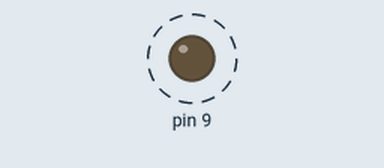
Recording of a sketch running on a simulated Arduino Uno, built with avr-gcc and run on an emulated ATmega328P. Shown: output pins drawn as LEDs (lit = HIGH). Dashed ring = blinking.

Above: at 0.02 s.
Timing chart, 0 to 3.0 s (numbered marks = the images above):
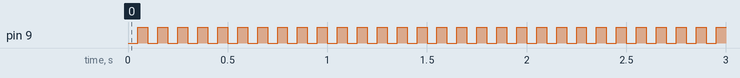

Measured:
- by itself, pin 9: alternates HIGH for 0.05 s and LOW for 0.05 s

The sketch:

timer02.ino
```cpp
#include <Led.h>

#include <TimerOne.h>

boolean led_val = LOW;
Led led(9);

void setup() {
  // 타이머1 인터럽트 설정 및 동작 시작
  Timer1.initialize(50000); // 500ms 주기 설정
  Timer1.attachInterrupt(flash); // 인터럽트 함수 지정
}

void loop() {

}

// 타이머1 인터럽트 함수, 500ms 마다 자동 실행
void flash() {
  led_val = !led_val; // LED 출력 변수 반전
  led.setValue(led_val);
}
```
